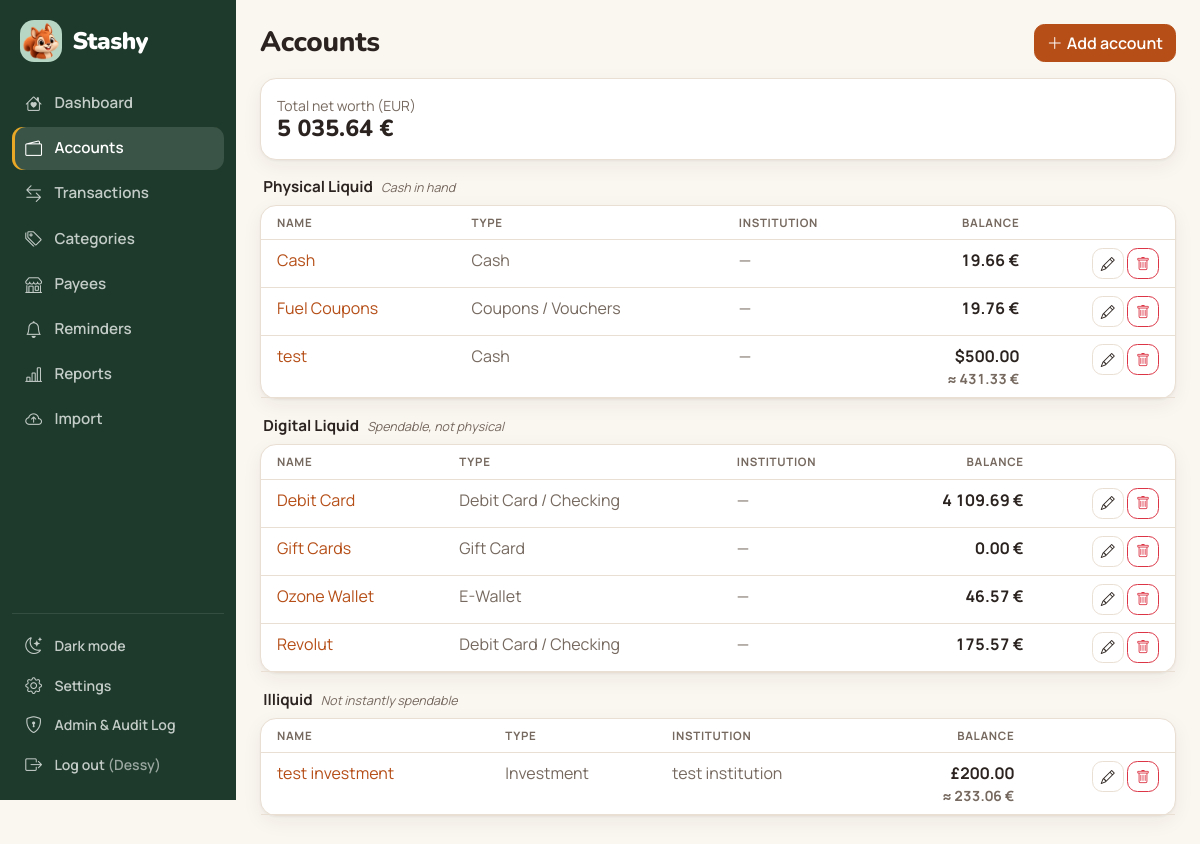
/accounts/ (signed in), run on the app's committed database.
### finance/models.py (models this page shows, shortened)
class Profile(models.Model):
    user = models.OneToOneField(settings.AUTH_USER_MODEL, on_delete=models.CASCADE, related_name="stashy_profile")
    main_currency = models.CharField(
        max_length=3, choices=CURRENCY_CHOICES, default=DEFAULT_CURRENCY,
        help_text="Net worth is shown in this currency; new accounts start with it.",
    )
    time_zone = models.CharField(max_length=64, default=settings.TIME_ZONE)
    date_format = models.CharField(max_length=3, choices=regional.DATE_FORMAT_CHOICES, default="dmy")
    number_format = models.CharField(max_length=12, choices=regional.NUMBER_FORMAT_CHOICES, default="space_dot")
    first_day_of_week = models.PositiveSmallIntegerField(choices=regional.FIRST_DAY_CHOICES, default=1)
    @classmethod
    def for_user(cls, user):
        profile = cls.objects.filter(user=user).first()
        if profile is not None:
            return profile
    @property
    def preferences(self):
        return regional.Preferences(
            date_format=self.date_format,
            number_format=self.number_format,
            first_day_of_week=self.first_day_of_week,
            time_zone=self.time_zone,
            main_currency=self.main_currency,
        )

class Account(models.Model):
    AccountType = AccountType
    name = models.CharField(max_length=120)
    account_type = models.CharField(max_length=20, choices=ACCOUNT_TYPE_CHOICES, default=AccountType.CASH)
    currency = models.CharField(max_length=3, choices=CURRENCY_CHOICES, default=DEFAULT_CURRENCY)
    institution = models.CharField(
        max_length=120, blank=True, help_text="Fill when a bank or company is behind this account.",
    )
    is_active = models.BooleanField(default=True)
    notes = models.TextField(blank=True)
    created_at = models.DateTimeField(auto_now_add=True)
    objects = AccountQuerySet.as_manager()
    class Meta:
        ordering = ["name"]
    @property
    def balance(self):
        if "balance_total" in self.__dict__:
            total = self.balance_total
        else:
            total = self.transactions.aggregate(total=Sum("amount"))["total"]
        return (total or ZERO).quantize(CENT)
    @property
    def group(self):
        if not self.is_active:
            return INACTIVE_GROUP
        return ACCOUNT_GROUPS[_GROUP_INDEX.get(self.account_type, len(ACCOUNT_GROUPS) - 1)][:3]
    @property
    def group_order(self):
        return len(ACCOUNT_GROUPS) if not self.is_active else _GROUP_INDEX.get(self.account_type, len(ACCOUNT_GROUPS) - 1)

### finance/views.py (the view)
# urls.py: path("accounts/", views.AccountListView.as_view(), name="account_list"),
class AccountListView(LoginRequiredMixin, ListView):
    model = Account
    template_name = "finance/account_list.html"
    context_object_name = "accounts"
    def get_queryset(self):
        return Account.objects.with_balances()
    def get_context_data(self, **kwargs):
        ctx = super().get_context_data(**kwargs)
        main_currency = Profile.for_user(self.request.user).main_currency
        net_worth, missing_rates = convert_balances(ctx["accounts"], main_currency)
        ctx["net_worth"] = net_worth
        ctx["main_currency"] = main_currency
        ctx["missing_rates"] = missing_rates
        ctx["groups"] = grouped_accounts(ctx["accounts"])
        return ctx

### audit/context.py (called while the page is built)
def new_operation_id():
    return uuid.uuid4().hex[:12]

@contextmanager
def _activate(context):
    token = _current.set(context)
    try:
        yield context
    finally:
        _current.reset(token)

def request_context(request):
    return _activate(AuditContext(source=USER, operation=new_operation_id(), request=request))

### finance/context_processors.py (called while the page is built)
def regional_preferences(request):
    return {"regional": regional.current()}

### finance/currency.py (called while the page is built)
def format_money(amount, currency_code, decimals=2, preferences=None):
    amount = Decimal(str(amount))
    negative = amount < 0
    number = regional.format_number(abs(amount), decimals=decimals, preferences=preferences)
    symbol = CURRENCY_SYMBOLS.get(currency_code, currency_code)
    body = f"{number} {symbol}" if currency_code in SUFFIX_CURRENCIES else f"{symbol}{number}"
    return f"-{body}" if negative else body

def convert_balances(accounts, main_currency, rates=None):
    rates = rates or RateTable(main_currency)
    total, missing = ZERO, []
    for account in accounts:
        account.current_balance = account.balance
        account.main_balance = rates.convert(account.current_balance, account.currency)
        if account.main_balance is None:
            missing.append(account)
        else:
            total += account.main_balance
    return total, missing

    def _load(self):
        from .models import ExchangeRate
        known = {}
        rows = ExchangeRate.objects.filter(Q(base_currency=self.target) | Q(quote_currency=self.target)).exclude(
            base_currency=F("quote_currency")
        )
        manual = ExchangeRate.Source.MANUAL
        for row in sorted(rows, key=lambda r: (r.date, r.source == manual, r.pk)):  # later rows override earlier ones
            if row.quote_currency == self.target:
                known[row.base_currency] = KnownRate(row.rate, row.date, row.source)
            else:
                known[row.quote_currency] = KnownRate(1 / row.rate, row.date, row.source)
        return known

    def known(self, currency):
        if currency == self.target:
            return None
        if self._known is None:
            self._known = self._load()
        return self._known.get(currency)

    def convert(self, amount, currency):
        if currency == self.target:
            return amount
        known = self.known(currency)
        return None if known is None else (amount * known.rate).quantize(CENT, rounding=ROUND_HALF_UP)

### finance/regional.py (called while the page is built)
def current():
    return _current.get()

### finance/templates/finance/account_list.html (shortened to what this page needs)
{% extends "finance/base.html" %}
{% load stashy_format %}
{% block content %}
<div class="d-flex justify-content-between align-items-center mb-3">
    <h3 class="mb-0">Accounts</h3>
    <a href="{% url 'finance:account_add' %}" class="btn btn-primary"><i class="bi bi-plus-lg me-1"></i>Add account</a>
</div>
<div class="card p-3 mb-3">
    <div class="text-muted small">Total net worth ({{ main_currency }})</div>
    <div class="stat-value">{{ net_worth|moneyc:main_currency }}</div>
</div>
{% for group in groups %}
<div class="account-group mb-3">
    <div class="account-group-head">
        <span class="account-group-name">{{ group.name }}</span>
        <span class="account-group-explainer">{{ group.explainer }}</span>
    </div>
    <div class="card">
        <table class="table mb-0">
            <thead><tr><th>Name</th><th>Type</th><th>Institution</th><th class="text-end">Balance</th><th></th></tr></thead>
            <tbody>
            {% for account in group.accounts %}
                <tr>
                    <td><a href="{% url 'finance:account_detail' account.pk %}" class="text-decoration-none">{{ account.name }}</a>{% if not account.is_active %} <span class="badge text-bg-secondary">inactive</span>{% endif %}</td>
                    <td class="text-muted">{{ account.get_account_type_display }}</td>
                    <td class="text-muted">{{ account.institution|default:"—" }}</td>
                    <td class="text-end {% if account.balance < 0 %}amount-negative{% else %}amount-positive{% endif %}">
                        {{ account.balance|moneyc:account.currency }}
                        {% if account.currency != main_currency and account.main_balance is not None %}
                        <div class="text-muted small">≈ {{ account.main_balance|moneyc:main_currency }}</div>
                        {% endif %}
                    </td>
                    <td class="text-end">
                        <a href="{% url 'finance:account_edit' account.pk %}" class="btn btn-sm btn-outline-secondary"><i class="bi bi-pencil"></i></a>
                        <a href="{% url 'finance:account_delete' account.pk %}" class="btn btn-sm btn-outline-danger"><i class="bi bi-trash"></i></a>
                    </td>
                </tr>
            {% endfor %}
            </tbody>
        </table>
    </div>
</div>
{% empty %}
<div class="card">{% url 'finance:account_add' as add_url %}{% include "finance/includes/empty_state.html" with title="No accounts yet" text="Add the accounts you use — cash, cards, savings — to start your stash." cta_url=add_url cta_label="Add account" %}</div>
{% endfor %}
{% endblock %}

### finance/templates/finance/includes/sidebar_contents.html (shortened to what this page needs)
{% load static %}
{% with current=request.resolver_match.url_name|default:"" %}
<a href="{% url 'finance:dashboard' %}" class="stashy-brand">
    <img src="{% static 'finance/img/mascot-face-96.png' %}" alt="" width="42" height="42">
    <span>Stashy</span>
</a>
<nav class="stashy-nav">
    <a href="{% url 'finance:dashboard' %}" class="{% if current == 'dashboard' %}active{% endif %}"><i class="bi bi-house-heart"></i>Dashboard</a>
    <a href="{% url 'finance:account_list' %}" class="{% if 'account' in current %}active{% endif %}"><i class="bi bi-wallet2"></i>Accounts</a>
    <a href="{% url 'finance:transaction_list' %}" class="{% if 'transaction' in current and current != 'import_transactions' %}active{% endif %}"><i class="bi bi-arrow-left-right"></i>Transactions</a>
    <a href="{% url 'finance:category_list' %}" class="{% if 'category' in current %}active{% endif %}"><i class="bi bi-tags"></i>Categories</a>
    <a href="{% url 'finance:payee_list' %}" class="{% if 'payee' in current %}active{% endif %}"><i class="bi bi-shop"></i>Payees</a>
    <a href="{% url 'finance:reminder_list' %}" class="{% if 'reminder' in current %}active{% endif %}"><i class="bi bi-bell"></i>Reminders</a>
    <a href="{% url 'finance:reports' %}" class="{% if current == 'reports' %}active{% endif %}"><i class="bi bi-bar-chart-line"></i>Reports</a>
    <a href="{% url 'finance:import_transactions' %}" class="{% if current == 'import_transactions' %}active{% endif %}"><i class="bi bi-cloud-arrow-up"></i>Import</a>
</nav>
<div class="stashy-sidebar-footer">
    <button type="button" class="sidebar-action" data-theme-toggle aria-label="Switch to dark mode">
        <i class="bi bi-moon-stars"></i><span data-theme-label>Dark mode</span>
    </button>
    <a href="{% url 'finance:settings' %}" class="sidebar-action {% if current == 'settings' %}active{% endif %}"><i class="bi bi-gear"></i><span>Settings</span></a>
    <a href="{% url 'admin:index' %}" target="_blank" rel="noopener" class="sidebar-action"><i class="bi bi-shield-lock"></i><span>Admin &amp; Audit Log</span></a>
    {% if user.is_authenticated %}
    <form method="post" action="{% url 'logout' %}">
        <button type="submit" class="sidebar-action">
            <i class="bi bi-box-arrow-right"></i><span>Log out <span class="opacity-75">({{ user.username }})</span></span>
        </button>
    </form>
    {% endif %}
</div>
{% endwith %}

### data on the page
Profile: main_currency "EUR", main_currency "5 035.64 €"
Account: name "Cash", account_type "Cash", institution "—", balance "19.66 €"
Account: name "Fuel Coupons", account_type "Coupons / Vouchers", institution "—", balance "19.76 €"
Account: name "test", account_type "Cash", institution "—", balance "$500.00", main_balance "431.33 €"
Account: name "Debit Card", account_type "Debit Card / Checking", institution "—", balance "4 109.69 €"
Account: name "Gift Cards", account_type "Gift Card", institution "—", balance "0.00 €"
Account: name "Ozone Wallet", account_type "E-Wallet", institution "—", balance "46.57 €"
Account: name "Revolut", account_type "Debit Card / Checking", institution "—", balance "175.57 €"
Account: name "test investment", account_type "Investment", institution "test institution", balance "£200.00", main_balance "233.06 €"

### other printed values
{{ user.username }} "Dessy"
{{ group.name }} "Physical Liquid" "Digital Liquid" "Illiquid"
{{ group.explainer }} "Cash in hand" "Spendable, not physical" "Not instantly spendable"
